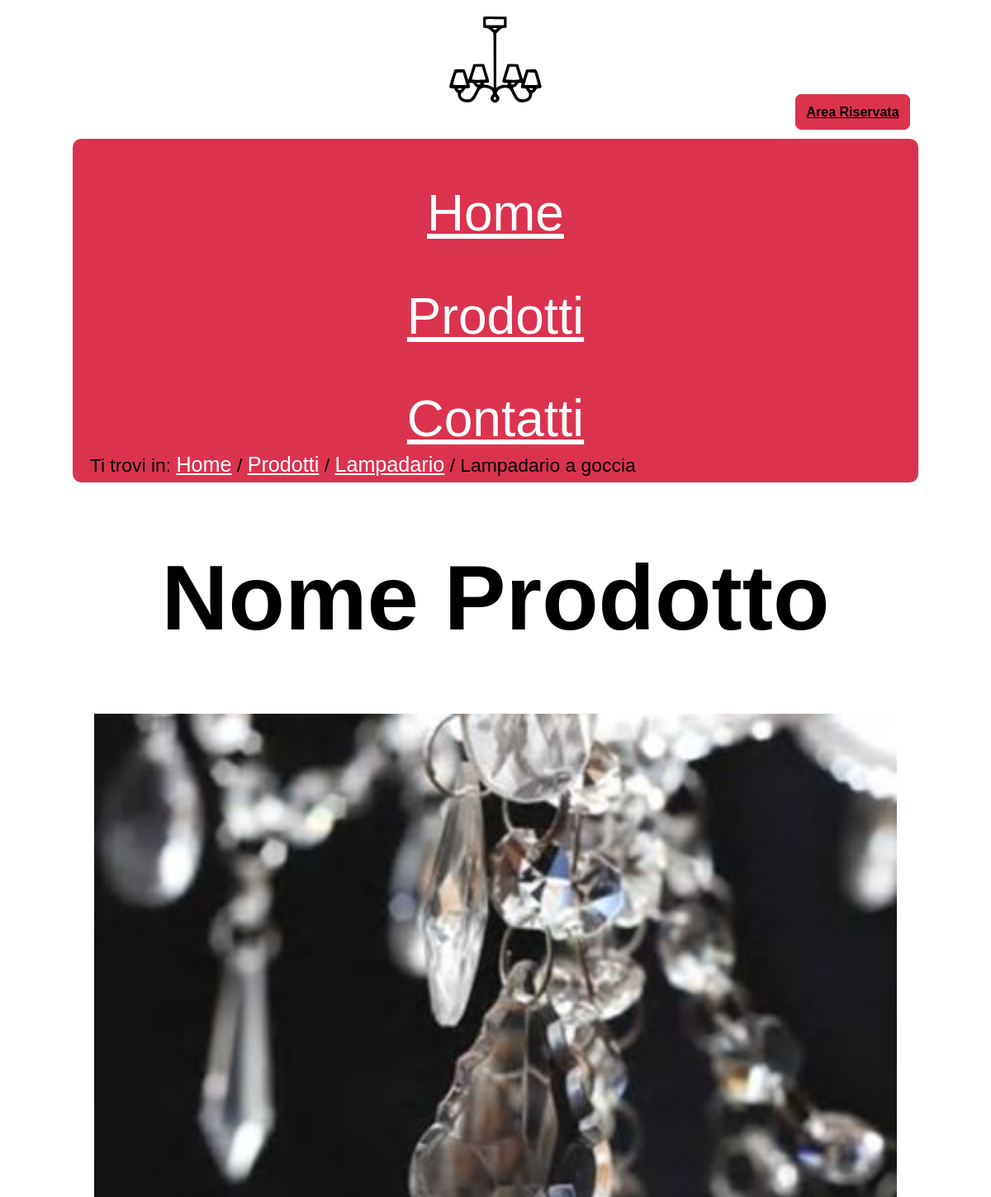
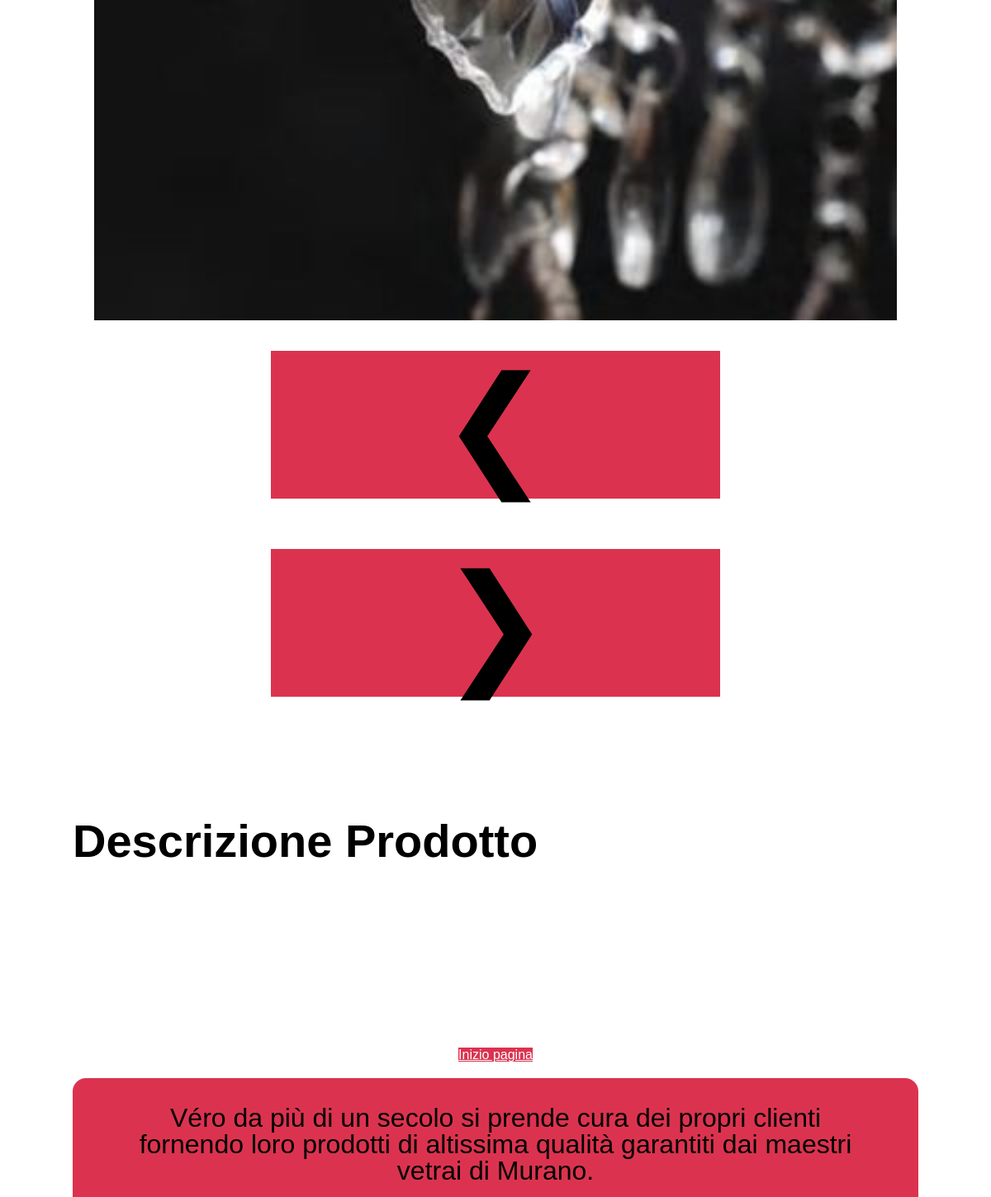
The app's page /prodotto.php?prod=1 with its own data (2 pictures, top to bottom).
### tables this page shows
CREATE TABLE IF NOT EXISTS `categoria` (
  `id_categoria` int(100) NOT NULL AUTO_INCREMENT,
  `Nome` varchar(100) NOT NULL,
  `Descrizione` varchar(500) DEFAULT NULL,
  UNIQUE KEY `id_categoria` (`id_categoria`)
);

CREATE TABLE IF NOT EXISTS `prodotti` (
  `id_prodotto` int(100) NOT NULL AUTO_INCREMENT,
  `id_categoria` int(100) NOT NULL,
  `Nome` varchar(100) NOT NULL,
  `Descrizione` varchar(500) NOT NULL,
  PRIMARY KEY (`id_prodotto`,`id_categoria`),
  KEY `prodotti` (`id_categoria`)
);

CREATE TABLE IF NOT EXISTS `immagini` (
  `id_prodotto` int(100) NOT NULL,
  `id_categoria` int(100) NOT NULL,
  `path` varchar(500) NOT NULL,
  `alt_img` text DEFAULT NULL,
  UNIQUE KEY `path` (`path`),
  KEY `id_prodotto` (`id_prodotto`,`id_categoria`)
);

### PHP/connessione2.php (called while the page is built, shortened)
<?php
class DBAccess
{
    private static function startConnection()
    {
        try {
            return new mysqli(DBAccess::HOST_DB, DBAccess::USERNAME, DBAccess::PASSWORD, DBAccess::DATABASE_NAME);
        } catch (Exception $e) {
            http_response_code(500);
            if (isset($_SESSION["ruolo"])) {
                if ($_SESSION["ruolo"] == "user") {
                    echo file_get_contents(dirname(__FILE__) . "/../HTML/500Utente.html");
                } elseif ($_SESSION["ruolo"] == "admin") {
                    echo file_get_contents(dirname(__FILE__) . "/../HTML/500Amministratore.html");
                }
            } else {
                echo file_get_contents(dirname(__FILE__) . "/../HTML/500Semplice.html");
            }
            die();
        }
    }
    public static function dbQuery($query, ...$parametri)
    {
        $connection = self::startConnection();
        $stmt = $connection->prepare($query);
        if (count($parametri) > 0) {
            $stmt->bind_param(str_repeat("s", count($parametri)), ...$parametri);
        }
        $stmt->execute();
        $queryResult = $stmt->get_result();
        $select = false;
        if (strpos($query, "SELECT") === 0) {
            $select = true;
        }
        if ($select) {
            $result = array();
            while ($row = mysqli_fetch_assoc($queryResult)) {
                array_push($result, $row);
            }
            if (empty($result)) {
                return null;
            } else {
                return $result;
            }
        } else {
            $connection->close();
            return true;
        }
    }
}
?>

### prodotto.php (the view, shortened to what this page needs)
<?php
require_once "PHP/class.php";
if (isset($_GET["prod"])) {
    $replace = $keywords = "";
    $result = Access::getProduct($_GET["prod"]);
    $result1 = Access::getProductImages($_GET["prod"]);
    $result3 = Access::getKeyWordsProdotto($_GET["prod"]);
    if (!empty($result)) {
        $nome = $result[0]['Nome'];
        $idcat = $result[0]['id_categoria'];
        if (!empty($result3)) {
            for ($i = 0; $i < count($result3); $i++) {
                if ($i == count($result3) - 1) {
                    $keywords .= $result3[$i]["Nome"];
                } else {
                    $keywords .= $result3[$i]["Nome"] . ", ";
                }
            }
        }
        if (isset($_SESSION["username"])) {
            $template = Access::getHeader($nome, "Lista prodotti di una categoria scelta.", "Categorie, Prodotti, Oggettistica di vetro, " . $keywords, $_SESSION["ruolo"], Access::getCategoryName($idcat), "categorie.php?cat=" . $idcat, "Prodotti", "categorie.php");
        } else {
            $template = Access::getHeader($nome, "Lista prodotti di una categoria scelta.", "Categorie, Prodotti, Oggettistica di vetro, " . $keywords, null, Access::getCategoryName($idcat), "categorie.php?cat=" . $idcat, "Prodotti", "categorie.php");
        }
        $template .= file_get_contents("HTML/prodotto.html");
        if (!empty($result1)) {
            $slide = '<div class="slideshow-container">
            <div class="position-container">';
            $dotContainer = '<div class="slideshow-dots">';
            for ($i = 0; $i < count($result1); $i++) {
                $slide .= "<div class=\"mySlides-home fade\">
            <img src=\"" . $result[$i]["path"] . "\" alt=\"" . $result[$i]["alt_img"] . "\" width=\"400\" height=\"400\"/></div>";
                $dotContainer .= '<span class="dot" data-slide-index="' . $i . '"></span>';
            }
            $dotContainer .= '</div>';
            $slide .= '<a class="prev-home" >&#10094;</a>
                <a class="next-home">&#10095;</a>
            </div>
            </div>';
            $template = str_replace('', $slide, $template);
            $template = str_replace('', $dotContainer, $template);
        }
    } else {
        header("Location: categorie.php");
    }
}
echo $template;
?>

### PHP/class.php (shortened to what this page needs)
<?php
require_once "connessione2.php";
class Access
{
    public static function getCategoryName($id_categoria)
    {
        $result = DBAccess::dbQuery("SELECT DISTINCT Nome FROM categoria WHERE id_categoria = ?", $id_categoria);
        if ($result !== false && $result !== null) {
            $result = $result[0]['Nome'];
        }
        return $result;
    }
    public static function getProduct($id_prodotto)
    {
        return DBAccess::dbQuery("SELECT prodotti.id_prodotto, prodotti.id_categoria, prodotti.Nome, prodotti.Descrizione, immagini.path, immagini.alt_img
        FROM prodotti LEFT JOIN immagini ON  prodotti.id_prodotto = immagini.id_prodotto WHERE prodotti.id_prodotto = ?", $id_prodotto);
    }
    public static function getKeyWordsProdotto($id_prodott)
    {
        return DBAccess::dbQuery("SELECT `Nome` FROM `tags` WHERE `prodotto` = ?", $id_prodott);
    }
    public static function getHeader($title, $description, $keywords, $ruolo = null, $category = null, $linkcategory = null, $uppercategory = null, $linkuppercategory = null, $noindex = false)
    {
        $pagina = "";
        if ($ruolo == "user") {
            $pagina = file_get_contents("HTML/headerUtente.html");
        } elseif ($ruolo == "admin") {
            $pagina = file_get_contents("HTML/headerAmministratore.html");
        } else {
            $pagina = file_get_contents("HTML/headerSemplice.html");
        }
        $pagina = str_replace('<title></title>', '<title>' . Access::deletelang($title) . ' - Véro</title>', $pagina);
        $pagina = str_replace('<meta name="description" content="" />', '<meta name="description" content="' . Access::deletelang($description) . '" />', $pagina);
        $pagina = str_replace('<meta name="keywords" content="" />', '<meta name="keywords" content="' . Access::deletelang($keywords) . '" />', $pagina);
        if ($uppercategory !== null) {
            $breadcrumb = '<p>Ti trovi in: <a href="index.php" lang="en">Home</a> / <a href="' . $linkuppercategory . '">' . $uppercategory . '</a> / ' . '<a href="' . $linkcategory . '">' . $category . '</a> / ' . $title . '</p>';
        } elseif ($category !== null) {
            $breadcrumb = '<p>Ti trovi in: <a href="index.php" lang="en">Home</a> / ' . ' <a href="' . $linkcategory . '">' . $category . '</a> / ' . $title . '</p>';
        } elseif ($title != "Home") {
            $breadcrumb = '<p>Ti trovi in: <a href="index.php" lang="en">Home</a> / ' . $title . '</p>';
        } else {
            $breadcrumb = '<p>Ti trovi in: <span lang="en">Home</span></p>';
        }
        $pagina = str_replace('<p>Ti trovi in: <span lang="en">Home</span></p>', $breadcrumb, $pagina);
        $pagina2 = Access::lang($pagina);
        return $pagina2;
    }
    public static function lang($str, $link = false)
    {
        $pattern = "#\[(.+?)\]#";
        preg_match_all($pattern, $str, $match);
        $match = $match[0];
        $match = array_unique($match);
        $value = array();
        for ($i = 0; $i < count($value); $i++) {
            $str = str_replace($match[$i], $value[$i], $str);
        }
        return $str;
    }
    public static function deletelang($str)
    {
        $pattern = "#\[(.+?)\]#";
        preg_match_all($pattern, $str, $match);
        $match = $match[0];
        $match = array_unique($match);
        return $str;
    }
}

### CSS/style.css (style rules this page uses)
* { padding: 0em; margin: 0em; }
:root { --visitedcolor: #000000; --linkcolor: #FFFFFF; --bgfuncolor: #DB334F; --bgcolor: #FFFFFF; --txtcolor: #000000; --shadowcolor: #d2d2d2; }
html, body { font-size: 100%; font-family: "Verdana", sans-serif; line-height: 1.5em; background-color: var(--bgcolor); color: var(--txtcolor); margin: auto; }
body { max-width: 1024px; }
h1, h2 { text-align: center; }
#nomemenu h1 { background-image: url('../img/logo_vetrina.svg'); background-repeat: no-repeat; background-position: center; background-size: contain; text-indent: -9999px; line-height: 1.5em; font-size: 6em; }
#riservata { text-align: right; }
#box { background-color: var(--bgfuncolor); padding: 0.3em 1em 0.1em 1.0em; border-radius: 0.5em 0.5em 0.5em 0.5em; font-size: 1.3em; }
#menu { text-align: center; }
#menu ul { list-style-type: none; display: inline-block; text-align: left; }
#menu ul li { margin-top: 1em; text-align: center; }
a { background-color: var(--bgfuncolor); }
a:link { color: var(--linkcolor); }
#box a { background-color: var(--bgfuncolor); font-size: 1.3em; }
#box a:link { color: var(--linkcolor); font-size: 1.3em; }
@media (max-aspect-ratio: 1/1.7) { #menu { font-size: 2.3em; } }
@media (max-aspect-ratio: 1/1.7) { #menu ul { line-height: 1.5em; } }
#breadcrumb { background-color: var(--bgfuncolor); padding: 0.1em 0em 0.3em 0em; border-radius: 0px 0px 0.5em 0.5em; font-size: 1.1em; }
#breadcrumb a:link { font-size: 1.1em; }
#iniziopagina { text-align: center; }
#footer { font-size: 2em; text-align: center; line-height: 1em; background-color: var(--bgfuncolor); padding: 1em 2.5em 0.5em 2.5em; border-radius: 0.5em 0.5em 0em 0em; }
.slideshow-container { text-align: center; position: relative; display: flex; width: 100%; height: auto; margin: 2em auto; max-width: 100%; }
#product-name { font-size: 7em; line-height: 1.5; margin: 0.5em; }
.slideshow-container img { width: 95%; height: 95%; }
.position-container { position: relative; height: 200%; width: 100%; }
.prev-home, .next-home { font-size: 10em; line-height: 1.5; padding-right: 20%; padding-left: 20%; }
.descr_prodotto { font-size: 3.5em; line-height: 1.5; margin-top: 10%; margin-bottom: 10%; }
#content { position: relative; }
#description>form { font-size: 2em; line-height: 1.5; padding: 5%; }
#riservata a { color: var(--visitedcolor); font-weight: bold; font-size: 1em; line-height: 1.5; border: 0.2em solid var(--bgfuncolor); border-radius: 0.5em; padding: 1%; margin: 1%; position: relative; bottom: 20px; }
.mySlides-home { display: none; }
#iniziopagina { margin-bottom: 1em; }

### CSS/print.css (style rules this page uses)
* { padding: 0em; margin: 0em; }
:root { --visitedcolor: #000000; --linkcolor: #FFFFFF; --bgfuncolor: #DB334F; --bgcolor: #FFFFFF; --txtcolor: #000000; --shadowcolor: #d2d2d2; }
html, body { font-size: 100%; font-family: "Times New Roman", serif; line-height: 1.5em; background-color: var(--bgcolor); color: var(--txtcolor); margin: auto; }
body { max-width: 1024px; }
h1 { text-align: center; }
#nomemenu h1 { text-indent: 0em; line-height: 1.5em; font-size: 6em; }
#riservata { display: none; }
#box { background-color: var(--bgfuncolor); padding: 0em 0em 0em 0em; border-radius: 0em 0em 0em 0em; font-size: 1.3em; }
#menu { text-align: center; display: none; }
#menu ul { list-style-type: none; display: inline-block; text-align: left; display: none; }
#menu ul li { margin-top: 1em; text-align: center; display: none; }
a { background-color: var(--bgfuncolor); }
a:link { color: var(--linkcolor); }
#box a { background-color: var(--bgfuncolor); font-size: 1.3em; }
#box a:link { color: var(--linkcolor); font-size: 1.3em; }
#breadcrumb { background-color: var(--bgfuncolor); padding: 0em 0em 0.0em 0em; border-radius: 0em 0em 0em 0em; font-size: 1.1em; }
#breadcrumb a:link { font-size: 1.1em; }
#iniziopagina { display: none; }
#footer { font-size: 0.8em; background-color: var(--bgfuncolor); padding: 0.5em 1em 0.5em 1em; border-radius: 0.5em 0.5em 0em 0em; }
.slideshow-container { height: auto; width: 300px; height: 300px; margin: 20px auto; text-align: center; position: relative; box-shadow: 4px 4px 10px 10px rgba(0, 0, 0, 0.2); }
.slideshow-container img { max-width: 100%; height: auto; width: 300px; height: 300px; }
.position-container { position: relative; height: 300px; width: 300px; margin: auto; }
.fade { animation-name: fade; animation-duration: 2s; }
#content { position: relative; }
.prev-home { display: none; }
.next-home { display: none; }

### records on screen
categoria: Nome "Lampadario"
prodotti: template "Nome Prodotto Descrizione Prodotto Inizio pagina Véro da più di un secolo si prende cura dei propri clienti fornendo loro prodotti di altissima qualità garantiti dai maestri vetrai di Murano."
immagini: path (picture)

### other values on screen
$uppercategory "Prodotti"
$title "Lampadario a goccia"
